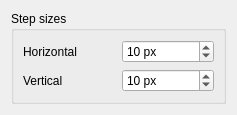
<?xml version="1.0" encoding="UTF-8"?>
<ui version="4.0">
  <class>KWin::StepMoveConfigForm</class>
  <widget class="QWidget" name="KWin::MoveStepConfigForm">
    <property name="geometry">
      <rect>
        <x>0</x>
        <y>0</y>
        <width>237</width>
        <height>82</height>
      </rect>
    </property>
    <property name="windowTitle">
      <string>Step Move</string>
    </property>
    <layout class="QVBoxLayout" name="verticalLayout_1">
      <item>
        <widget class="QGroupBox" name="groupBox_1">
          <property name="title">
            <string>Step sizes</string>
          </property>
          <layout class="QGridLayout" name="gridLayout">
            <item row="0" column="0">
              <widget class="QLabel" name="stepHorizontal">
                <property name="text">
                  <string>Horizontal</string>
                </property>
              </widget>
            </item>
            <item row="0" column="1">
              <widget class="QSpinBox" name="kcfg_stepHorizontal">
                <property name="suffix">
                  <string> px</string>
                </property>
                <property name="maximum">
                  <number>999</number>
                </property>
                <property name="value">
                  <number>10</number>
                </property>
              </widget>
            </item>
            <item row="1" column="0">
              <widget class="QLabel" name="stepVertical">
                <property name="text">
                  <string>Vertical</string>
                </property>
              </widget>
            </item>
            <item row="1" column="1">
              <widget class="QSpinBox" name="kcfg_stepVertical">
                <property name="suffix">
                  <string> px</string>
                </property>
                <property name="maximum">
                  <number>999</number>
                </property>
                <property name="value">
                  <number>10</number>
                </property>
              </widget>
            </item>
          </layout>
        </widget>
      </item>
    </layout>
  </widget>
  <resources />
  <connections />
</ui>
